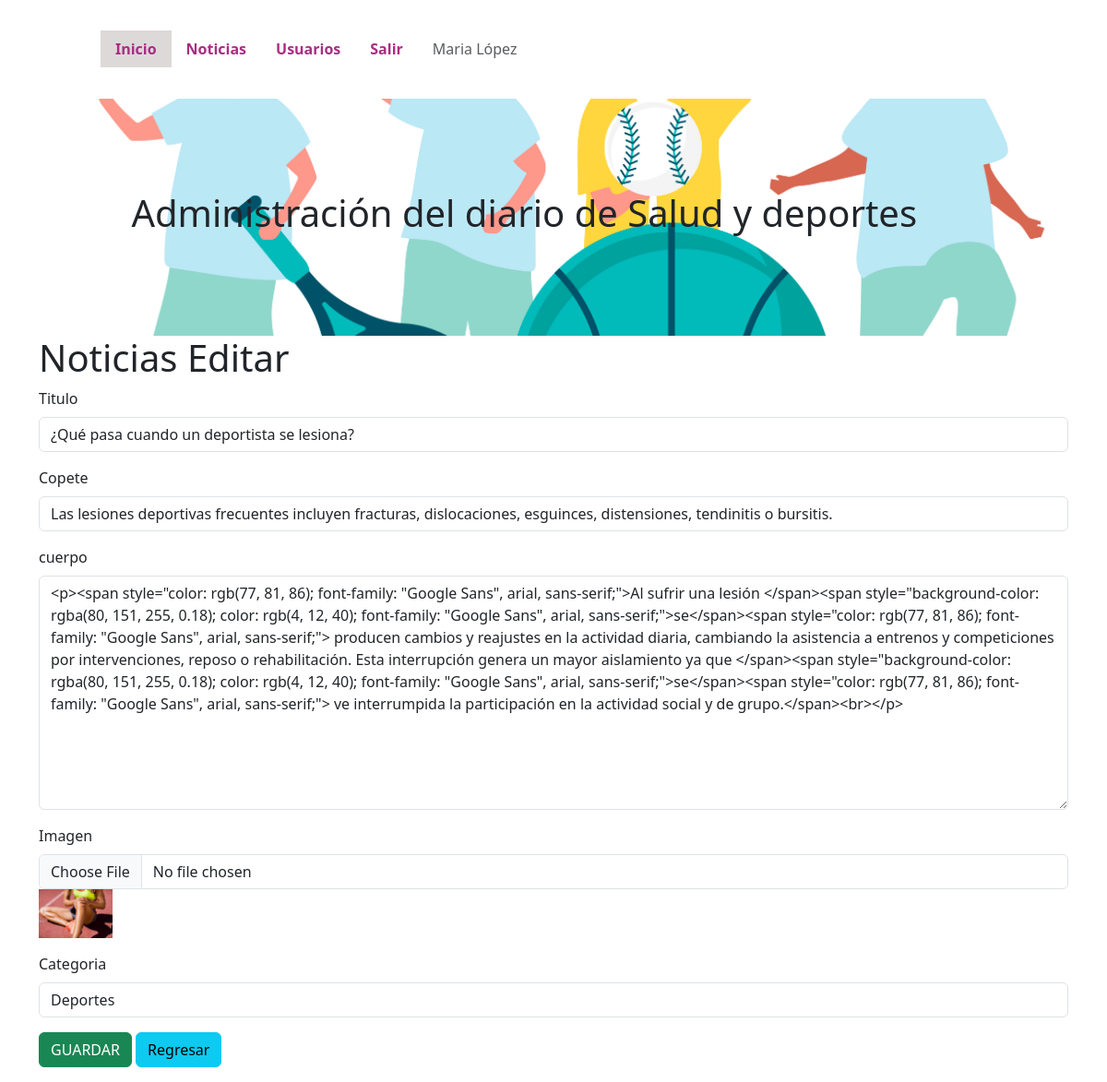
/admin/noticias_editar.php?id_noticia=33 (signed in), run on the app's committed database.
### tables this page shows
CREATE TABLE `noticias` (
  `id_noticia` int(11) NOT NULL,
  `id_usuario` int(11) NOT NULL,
  `titulo` text NOT NULL,
  `copete` text NOT NULL,
  `cuerpo` text NOT NULL,
  `imagen` varchar(255) NOT NULL,
  `fecha` date NOT NULL,
  `categoria` varchar(30) NOT NULL
);

### admin/noticias_editar.php (the view, shortened to what this page needs)
<?php
extract($_REQUEST);
?>
<!DOCTYPE html>
<html lang="es">
<head>
    <link href="../lib/bootstrap-5.3.2/css/bootstrap.min.css" rel="stylesheet">
    <link href="https://cdn.jsdelivr.net/npm/summernote@0.8.18/dist/summernote.min.css" rel="stylesheet">
</head>
<body>
    <div class="container">
        <?php require("menu.php"); ?>
        <h1>Noticias Editar</h1>
        <?php
        require("conexion.php");
        $conexion = mysqli_connect($server_db, $usuario_db, $password_db)
            or die("No se puede conectar con el servidor");
        mysqli_select_db($conexion, $base_db)
            or die("No se puede seleccionar la base de datos");
        $instruccion="select * from noticias where id_noticia=$id_noticia";
        $consulta=mysqli_query($conexion,$instruccion) or die("no pudo consultar");
        $resultado=mysqli_fetch_array($consulta);
        ?>
        <form action="noticias_editar_guardar.php" method="post" enctype="multipart/form-data">
            <div class="mb-3">
                <label for="titulo" class="form-label">Titulo</label>
                <input type="text" class="form-control" id="titulo" name="titulo" placeholder="titulo" required value="<?php print($resultado['titulo']);?>">
            </div>
            <div class="mb-3">
                <label for="copete" class="form-label">Copete</label>
                <input type="text" class="form-control" id="copete" name="copete" required value="<?php print($resultado['copete']);?>">
            </div>
            <div class="mb-3">
                <label for="cuerpo" class="form-label">cuerpo</label>
                <textarea rows="10" class="form-control" id="cuerpo" name="cuerpo" required><?php print($resultado['cuerpo']);?></textarea>
            </div>
            <div class="mb-3">
                <label for="imagen" class="form-label">Imagen</label>
                <input type="file" class="form-control" id="imagen" name="imagen"></input>
                <img src="imagenes_subidas/<?php print($resultado['imagen']);?>" width="80px">
            </div>
            <div class="mb-3">
                <label for="categoria" class="form-label">Categoria</label>
                <select class="form-control" id="categoria" name="categoria" required>
                    <option value="Deportes" <?php if($resultado['categoria']=="Deportes") print("selected");?>>Deportes</option>
                </select>
            </div>
            <div class="mb-3">
                <input type="submit" class="btn btn-success" id="enviar" name="enviar" value="GUARDAR">
                <a href="noticias.php" class="btn btn-info">Regresar</a>
            </div>
        </form>
    </div>
</body>
</html>

### data on the page
noticias: titulo "¿Qué pasa cuando un deportista se lesiona?", copete "Las lesiones deportivas frecuentes incluyen fracturas, dislocaciones, esguinces, distensiones, tendinitis o bursitis.", cuerpo "<p><span style=\"color: rgb(77, 81, 86); font-family: \"Google Sans\", arial, sans-serif;\">Al sufrir una lesión </span><span style=\"background-color: rgba(80, 151, 255, 0.18); color: rgb(4, 12, 40); font-family: \"Google Sans\", arial, sans-serif;\">se</span><span style=\"color: rgb(77, 81, 86); font-family: \"Google Sans\", arial, sans-serif;\"> producen cambios y reajustes en la actividad diaria, cambiando la asistencia a entrenos y competiciones por intervenciones, reposo o rehabilitación. Esta interrupción genera un mayor aislamiento ya que </span><span style=\"background-color: rgba(80, 151, 255, 0.18); color: rgb(4, 12, 40); font-family: \"Google Sans\", arial, sans-serif;\">se</span><span…", imagen (picture), categoria "Deportes"

### other printed values
$_SESSION['nombre'] "Maria"
$_SESSION['apellido'] "López"
